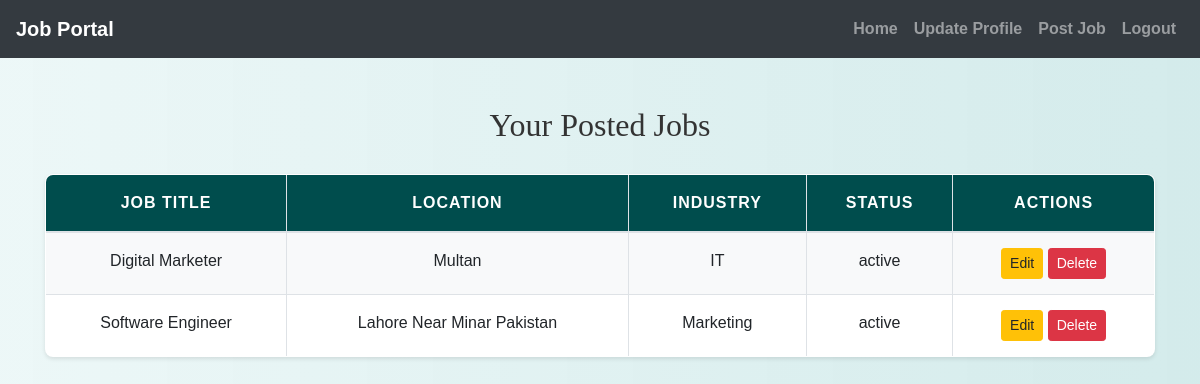
Page /recruiter/view_jobs.php (signed in) on the committed database.
### tables this page shows
CREATE TABLE `jobs` (
  `job_id` int(11) NOT NULL,
  `recruiter_id` int(11) DEFAULT NULL,
  `job_title` varchar(255) NOT NULL,
  `job_description` text NOT NULL,
  `job_requirements` text NOT NULL,
  `location` varchar(255) NOT NULL,
  `industry` varchar(255) NOT NULL,
  `keywords` varchar(255) NOT NULL,
  `status` enum('active','inactive') DEFAULT 'active',
  `created_at` timestamp NOT NULL DEFAULT current_timestamp(),
  `company_name` varchar(255) NOT NULL,
  `salary_range` varchar(100) NOT NULL,
  `job_type` enum('Full-time','Part-time','Contract') NOT NULL,
  `application_deadline` date DEFAULT NULL
);

### recruiter/view_jobs.php (the view, shortened to what this page needs)
<?php
include('config.php');
$recruiter_id = $_SESSION["id"];
$sql = "SELECT * FROM Jobs WHERE recruiter_id = ?";
$stmt = mysqli_prepare($conn, $sql);
mysqli_stmt_bind_param($stmt, "i", $recruiter_id);
mysqli_stmt_execute($stmt);
$result = mysqli_stmt_get_result($stmt);
?>
<!DOCTYPE html>
<html>
<head>
    <link rel="stylesheet" href="https://maxcdn.bootstrapcdn.com/bootstrap/4.5.2/css/bootstrap.min.css">
    <link rel="stylesheet" href="./css/style.css">
</head>
<body>
<?php include('navbar.php'); ?>
    <div class="container mt-5">
        <h2 class="text-center">Your Posted Jobs</h2>
        <?php if (mysqli_num_rows($result) > 0): ?>
            <table class="table table-bordered">
                <thead>
                    <tr>
                        <th>Job Title</th>
                        <th>Location</th>
                        <th>Industry</th>
                        <th>Status</th>
                        <th>Actions</th>
                    </tr>
                </thead>
                <tbody>
                    <?php while ($job = mysqli_fetch_assoc($result)): ?>
                        <tr>
                            <td><?php echo htmlspecialchars($job['job_title']); ?></td>
                            <td><?php echo htmlspecialchars($job['location']); ?></td>
                            <td><?php echo htmlspecialchars($job['industry']); ?></td>
                            <td><?php echo htmlspecialchars($job['status']); ?></td>
                            <td>
                                <a href="edit_job.php?job_id=<?php echo $job['job_id']; ?>" class="btn btn-warning btn-sm">Edit</a>
                                <a href="view_jobs.php?delete=<?php echo $job['job_id']; ?>" class="btn btn-danger btn-sm" onclick="return confirm('Are you sure you want to delete this job?');">Delete</a>
                            </td>
                        </tr>
                    <?php endwhile; ?>
                </tbody>
            </table>
        <?php else: ?>
            <p class="text-center">You have not posted any jobs yet.</p>
        <?php endif; ?>
    </div>
</body>
</html>

### recruiter/css/style.css (style rules this page uses)
body { background: linear-gradient(90deg, rgba(233, 246, 246, 0.831), rgba(207, 233, 233, 0.9)); font-family: 'Arial', sans-serif; color: #333; line-height: 1.6; }
h1, h2, h3, h4 { text-align: center; margin-top: 30px; margin-bottom: 30px; font-family: 'Georgia', serif; }
.container { margin-bottom: 40px; }
.table { width: 100%; border-collapse: collapse; margin-top: 20px; font-size: 16px; background-color: #ffffff; border-radius: 8px; overflow: hidden; box-shadow: 0 2px 4px rgba(0, 0, 0, 0.1); }
.table th, .table td { padding: 15px; border: 1px solid #dee2e6; text-align: center; }
.table thead th { background-color: #004d4d; color: white; font-weight: bold; text-transform: uppercase; letter-spacing: 1px; }
.table tbody tr:nth-child(odd) { background-color: #f8f9fa; }
a { color: #006666; text-decoration: none; font-weight: bold; }

### rows in the picture
jobs: job_title "Digital Marketer", location "Multan", industry "IT", status "active"
jobs: job_title "Software Engineer", location "Lahore Near Minar Pakistan", industry "Marketing", status "active"
